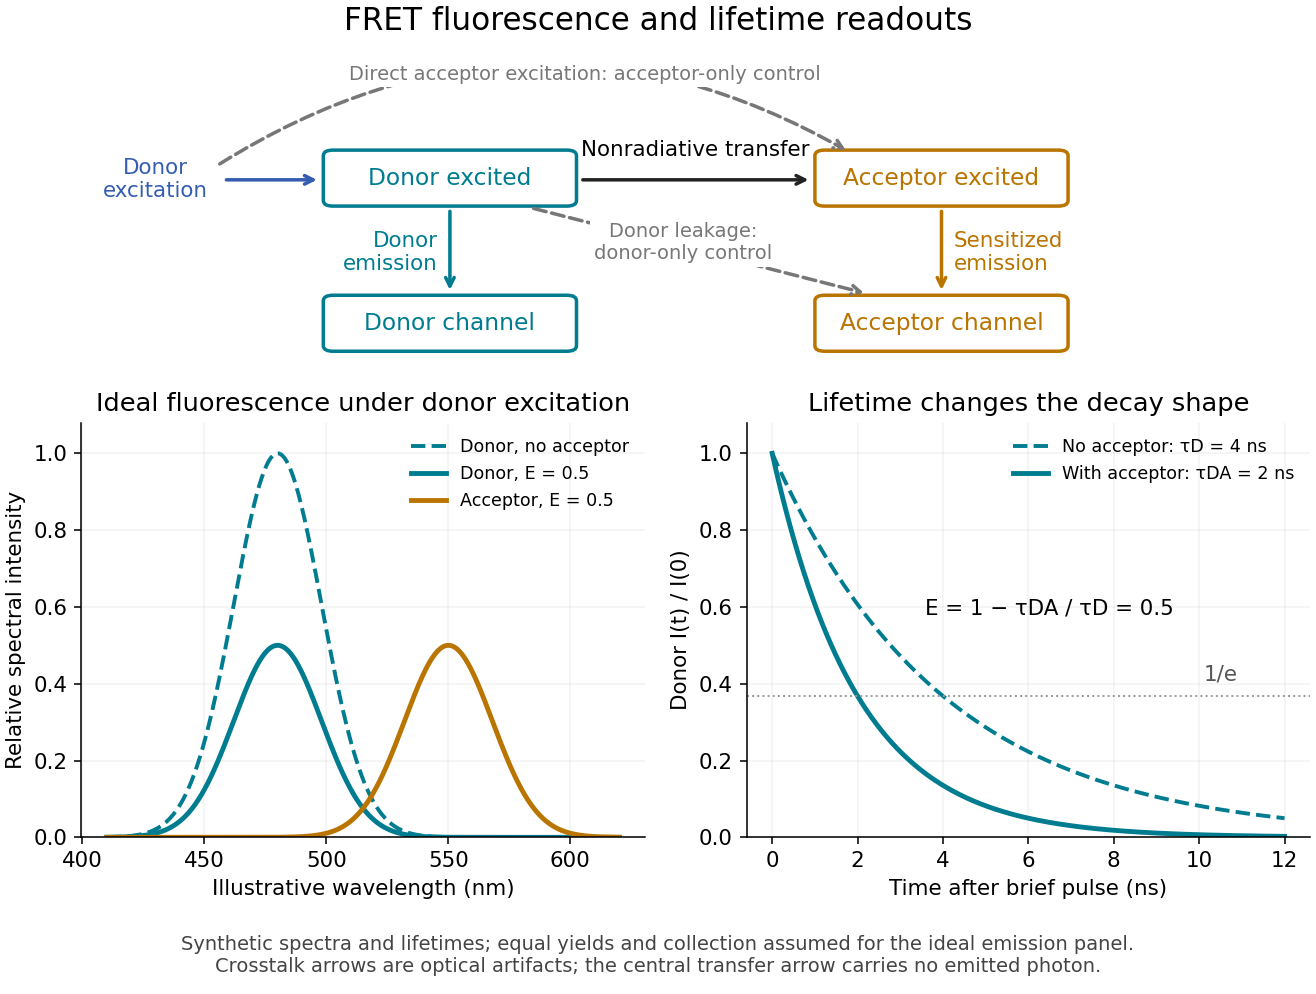

Here is the Python script that generated this plot:
"""Original FRET readout schematic; Python 3.14, matplotlib 3.10.7, numpy 2.3.5.

Run from _media; writes fret-fluorescence-lifetime-readouts.png to the CWD.
Spectra and lifetimes are synthetic, not CFP/YFP data. Equal yields and detection
efficiencies are assumed only in the idealized spectral comparison.
"""

from pathlib import Path

import matplotlib.pyplot as plt
from matplotlib.patches import FancyBboxPatch
import numpy as np


def main():
    plt.rcParams.update({"font.size": 11, "axes.spines.top": False, "axes.spines.right": False})
    donor, acceptor, artifact = "#007c91", "#ba7400", "#777777"
    fig = plt.figure(figsize=(9.4, 7.1), facecolor="white", layout="constrained")
    grid = fig.add_gridspec(2, 2, height_ratios=[1.0, 1.25])
    scheme = fig.add_subplot(grid[0, :])
    scheme.set(xlim=(0, 10), ylim=(0, 4.8))
    scheme.axis("off")

    def box(x, y, text, color):
        scheme.add_patch(FancyBboxPatch((x, y), 1.9, 0.65, boxstyle="round,pad=0.08", ec=color, fc="white", lw=1.8))
        scheme.text(x + 0.95, y + 0.325, text, ha="center", va="center", color=color, fontsize=12)

    def arrow(start, end, color, style="-", curve=0):
        scheme.annotate("", xy=end, xytext=start, arrowprops={"arrowstyle": "->", "color": color, "lw": 1.8, "linestyle": style, "connectionstyle": f"arc3,rad={curve}"})

    box(2.05, 2.6, "Donor excited", donor)
    box(6.05, 2.6, "Acceptor excited", acceptor)
    box(2.05, 0.5, "Donor channel", donor)
    box(6.05, 0.5, "Acceptor channel", acceptor)
    scheme.text(0.6, 2.9, "Donor\nexcitation", ha="center", va="center", color="#345cb0")
    arrow((1.15, 2.9), (1.95, 2.9), "#345cb0")
    arrow((4.05, 2.9), (5.95, 2.9), "#222222")
    scheme.text(5, 3.25, "Nonradiative transfer", ha="center", fontsize=11)
    arrow((3, 2.5), (3, 1.25), donor)
    scheme.text(2.9, 1.85, "Donor\nemission", ha="right", va="center", color=donor)
    arrow((7, 2.5), (7, 1.25), acceptor)
    scheme.text(7.1, 1.85, "Sensitized\nemission", ha="left", va="center", color=acceptor)
    arrow((1.1, 3.1), (6.25, 3.3), artifact, "--", -0.3)
    scheme.text(4.1, 4.35, "Direct acceptor excitation: acceptor-only control", ha="center", fontsize=10, color=artifact, bbox={"facecolor": "white", "edgecolor": "none", "pad": 2})
    arrow((3.65, 2.5), (6.4, 1.25), artifact, "--")
    scheme.text(4.9, 1.75, "Donor leakage:\ndonor-only control", ha="center", fontsize=10, color=artifact, bbox={"facecolor": "white", "edgecolor": "none", "pad": 2})

    spectrum = fig.add_subplot(grid[1, 0])
    wavelength = np.linspace(410, 620, 1000)
    d = np.exp(-0.5 * ((wavelength - 480) / 18) ** 2)
    a = np.exp(-0.5 * ((wavelength - 550) / 18) ** 2)
    spectrum.plot(wavelength, d, "--", color=donor, lw=2, label="Donor, no acceptor")
    spectrum.plot(wavelength, 0.5 * d, color=donor, lw=2.5, label="Donor, E = 0.5")
    spectrum.plot(wavelength, 0.5 * a, color=acceptor, lw=2.5, label="Acceptor, E = 0.5")
    spectrum.set(xlabel="Illustrative wavelength (nm)", ylabel="Relative spectral intensity", ylim=(0, 1.08), title="Ideal fluorescence under donor excitation")
    spectrum.legend(frameon=False, fontsize=9, loc="upper right")
    spectrum.grid(alpha=0.15)

    lifetime = fig.add_subplot(grid[1, 1])
    time = np.linspace(0, 12, 800)
    lifetime.plot(time, np.exp(-time / 4), "--", color=donor, lw=2, label="No acceptor: τD = 4 ns")
    lifetime.plot(time, np.exp(-time / 2), color=donor, lw=2.5, label="With acceptor: τDA = 2 ns")
    lifetime.axhline(np.exp(-1), color="#999999", lw=1, linestyle=":")
    lifetime.text(10.5, np.exp(-1) + 0.04, "1/e", color="#555555", ha="center")
    lifetime.set(xlabel="Time after brief pulse (ns)", ylabel="Donor I(t) / I(0)", ylim=(0, 1.08), title="Lifetime changes the decay shape")
    lifetime.legend(frameon=False, fontsize=9, loc="upper right")
    lifetime.text(6.5, 0.58, "E = 1 − τDA / τD = 0.5", ha="center", fontsize=11)
    lifetime.grid(alpha=0.15)
    fig.suptitle("FRET fluorescence and lifetime readouts", fontsize=16)
    fig.get_layout_engine().set(rect=(0, 0.09, 1, 0.91))
    fig.text(0.5, 0.022, "Synthetic spectra and lifetimes; equal yields and collection assumed for the ideal emission panel.\nCrosstalk arrows are optical artifacts; the central transfer arrow carries no emitted photon.", ha="center", fontsize=10, color="#444444")
    fig.savefig(Path.cwd() / (Path(__file__).stem + ".png"), dpi=140, facecolor="white", transparent=False)
    plt.close(fig)


if __name__ == "__main__":
    main()
